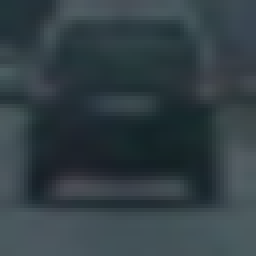
#> input picture training_images/vehicles/GTI_Far/image0049.png, 64 x 64 px (shown 4 times larger); its folder holds only this picture in this run
$ jupyter execute --allow-errors Detection.ipynb   (shell and % lines are left out)   (older library calls are emulated)
#> lines starting #> are read from the running program, lines starting #| are printed output that depends on the picture; after the words box and inside, x2 and y2 are one past the last pixel; in counts of white or black regions, pixels touching at a corner belong together
[cell 1]
import matplotlib.image as mpimg
import matplotlib.pyplot as plt
import numpy as np
import cv2
import glob
import time
from sklearn.svm import LinearSVC
from sklearn.preprocessing import StandardScaler
from skimage.feature import hog
from sklearn.model_selection import train_test_split
from scipy.ndimage.measurements import label

[cell 2]
#Helpers
car = glob.glob('training_images/vehicles/*/*.png')
not_car = glob.glob('training_images/non-vehicles/*/*.png')

def gray(img,gray=True):
    if gray == True:
        image = mpimg.imread(img[0])
        convert = cv2.cvtColor(image, cv2.COLOR_RGB2GRAY)
    else:
        image = cv2.imread(img[0])
        convert = cv2.cvtColor(image, cv2.COLOR_BGR2RGB)
    return convert

[cell 3]
def get_hog_features(img, orient, pix_per_cell, cell_per_block,
                        vis=False, feature_vec=True):
    # Call with two outputs if vis==True
    if vis == True:
        features, hog_image = hog(img, orientations=orient, pixels_per_cell=(pix_per_cell, pix_per_cell),
                                  cells_per_block=(cell_per_block, cell_per_block), block_norm= 'L2-Hys',
                                  transform_sqrt=True,
                                  visualise=vis, feature_vector=feature_vec)
        return features, hog_image
    # Otherwise call with one output
    else:
        features = hog(img, orientations=orient, pixels_per_cell=(pix_per_cell, pix_per_cell),
                       cells_per_block=(cell_per_block, cell_per_block), block_norm= 'L2-Hys',
                       transform_sqrt=True,
                       visualise=vis, feature_vector=feature_vec)
        return features

orient = 9
pix_per_cell = 8
cell_per_block = 2

img = gray(car, gray=True)
#> in gray, image is the input picture: shape (64, 64, 3) float32; mean R, G, B 0.199, 0.249, 0.271
img_show = gray(car,gray=False)
feat, hog = get_hog_features(img, orient, pix_per_cell, cell_per_block, vis=True, feature_vec=False)
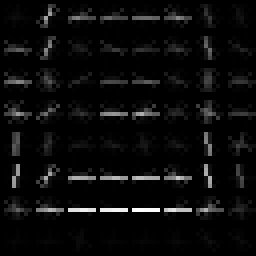
#> hog: shape (64, 64) float32 (shown 4 times larger); min 0, max 0.0619, mean 0.00272; drawn with min black and max white

fig = plt.subplots(figsize=(10, 10))
plt.subplot(121)
plt.imshow(img_show)
plt.title('Car Image')
plt.subplot(122)
plt.imshow(hog)
plt.title('Hog Image')
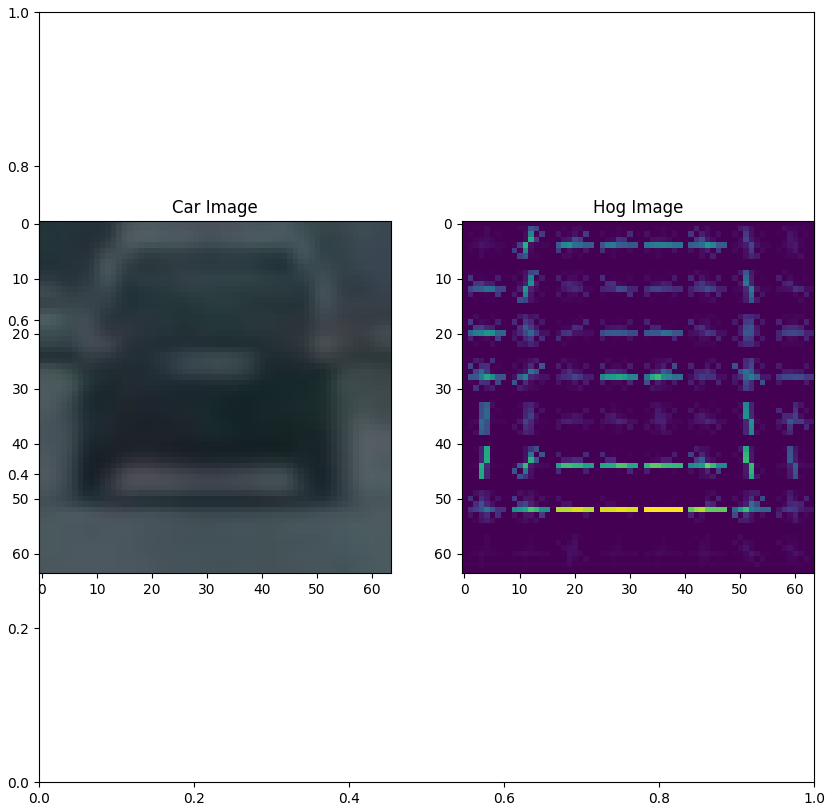
#> figure drawn by matplotlib, 2 panels

[cell 4]
def bin_spatial(img, size=(32, 32)):
    color1 = cv2.resize(img[:,:,0], size).ravel()
    color2 = cv2.resize(img[:,:,1], size).ravel()
    color3 = cv2.resize(img[:,:,2], size).ravel()
    return np.hstack((color1, color2, color3))

[cell 5]
def color_hist(img, nbins=32, bins_range=(0, 256)):
    # Compute the histogram of the color channels separately
    channel1_hist = np.histogram(img[:,:,0], bins=nbins, range=bins_range)
    channel2_hist = np.histogram(img[:,:,1], bins=nbins, range=bins_range)
    channel3_hist = np.histogram(img[:,:,2], bins=nbins, range=bins_range)
    # Concatenate the histograms into a single feature vector
    hist_features = np.concatenate((channel1_hist[0], channel2_hist[0], channel3_hist[0]))
    # Return the individual histograms, bin_centers and feature vector
    return hist_features

[cell 6]
def extract_features(imgs, cspace='RGB', spatial_size=(32, 32),
                     hist_bins=32, orient=9, pix_per_cell=8,
                     cell_per_block=2, hog_channel=0,
                     spatial_feat=True, hist_feat=True, hog_feat=True):
    # Create a list to append feature vectors to
    features = []
    # Iterate through the list of images
    for file in imgs:
        file_features = []
        # Read in each one by one
        image = mpimg.imread(file)
        # apply color conversion if other than 'RGB'
        if cspace != 'RGB':
            if cspace == 'HSV':
                feature_image = cv2.cvtColor(image, cv2.COLOR_RGB2HSV)
            elif cspace == 'LUV':
                feature_image = cv2.cvtColor(image, cv2.COLOR_RGB2LUV)
            elif cspace == 'HLS':
                feature_image = cv2.cvtColor(image, cv2.COLOR_RGB2HLS)
            elif cspace == 'YUV':
                feature_image = cv2.cvtColor(image, cv2.COLOR_RGB2YUV)
            elif cspace == 'YCrCb':
                feature_image = cv2.cvtColor(image, cv2.COLOR_RGB2YCrCb)
        else: feature_image = np.copy(image)

        if spatial_feat == True:
            # Apply bin_spatial() to get spatial color features
            spatial_features = bin_spatial(feature_image, size=spatial_size)
            file_features.append(spatial_features)
        if hist_feat == True:
            # Apply color_hist() also with a color space option now
            hist_features = color_hist(feature_image, nbins=hist_bins)
            file_features.append(hist_features)
        if hog_feat == True:
            # Call get_hog_features() with vis=False, feature_vec=True
            if hog_channel == 'ALL':
                hog_features = []
                for channel in range(feature_image.shape[2]):
                    hog_features.append(get_hog_features(feature_image[:,:,channel],
                                        orient, pix_per_cell, cell_per_block,
                                        vis=False, feature_vec=True))
                hog_features = np.ravel(hog_features)
            else:
                hog_features = get_hog_features(feature_image[:,:,hog_channel], orient,
                                                pix_per_cell, cell_per_block, vis=False,
                                                feature_vec=True)
            file_features.append(hog_features)
        # Append the new feature vector to the features list
        features.append(np.concatenate(file_features))
    # Return list of feature vectors
    return features

#> (the rest of this cell did not finish here and is left out)

#> in bin_spatial, `color1 = cv2.resize(img[:,:,0], size).ravel()`: color1 = 1024 values, max 0.325 at index 670, min 0.0765 at index 561, mean 0.199
#> in bin_spatial, `color2 = cv2.resize(img[:,:,1], size).ravel()`: color2 = 1024 values, max 0.368 at index 766, min 0.125 at index 653, mean 0.249
#> in bin_spatial, `color3 = cv2.resize(img[:,:,2], size).ravel()`: color3 = 1024 values, max 0.386 at index 669, min 0.139 at index 661, mean 0.271
#> in extract_features, `spatial_features = bin_spatial(feature_image, size=spatial_size)`: spatial_features = 3072 values, max 0.386 at index 2717, min 0.0765 at index 561, mean 0.24
#> in color_hist, `hist_features = np.concatenate((channel1_hist[0], channel2_hist[0], ch..`: hist_features = 96 values, max 4096 at index 0, min 0 at index 1, mean 128
notcar_features = extract_features(not_car, hog_feat=True)

X = np.vstack((car_features, notcar_features)).astype(np.float64)
# Fit a per-column scaler
X_scaler = StandardScaler().fit(X)
# Apply the scaler to X
scaled_X = X_scaler.transform(X)
car_img = gray(car,gray=False)
# Plot an example of raw and scaled features
fig = plt.figure(figsize=(12,4))
plt.subplot(131)
plt.imshow(car_img)
plt.title('Original Image')
plt.subplot(132)
plt.plot(X[0])
plt.title('Raw Features')
plt.subplot(133)
plt.plot(scaled_X[0])
plt.title('Normalized Features')

#> (a cell that did not finish here is left out)

notcar_features = extract_features(not_car, hog_feat=True)

t=time.time()
t2 = time.time()
print(round(t2-t, 2), 'Seconds to extract features...')
# Create an array stack of feature vectors
X = np.vstack((car_features, notcar_features)).astype(np.float64)
# Fit a per-column scaler
X_scaler = StandardScaler().fit(X)
# Apply the scaler to X
scaled_X = X_scaler.transform(X)

# Define the labels vector
y = np.hstack((np.ones(len(car_features)), np.zeros(len(notcar_features))))


# Split up data into randomized training and test sets
rand_state = np.random.randint(0, 100)
X_train, X_test, y_train, y_test = train_test_split(
    scaled_X, y, test_size=0.2, random_state=rand_state)

print('Using:',orient,'orientations',pix_per_cell,
    'pixels per cell and', cell_per_block,'cells per block')
print('Feature vector length:', len(X_train[0]))
# Use a linear SVC
svc = LinearSVC()
# Check the training time for the SVC
t=time.time()
svc.fit(X_train, y_train)
t2 = time.time()
print(round(t2-t, 2), 'Seconds to train SVC...')
# Check the score of the SVC
print('Test Accuracy of SVC = ', round(svc.score(X_test, y_test), 4))
# Check the prediction time for a single sample
t=time.time()
n_predict = 10
print('My SVC predicts: ', svc.predict(X_test[0:n_predict]))
print('For these',n_predict, 'labels: ', y_test[0:n_predict])
t2 = time.time()
print(round(t2-t, 5), 'Seconds to predict', n_predict,'labels with SVC')

#> (a cell that did not finish here is left out)

notcar_features = extract_features(not_car, spatial_feat=True, hist_feat=True)

t2 = time.time()
print(round(t2-t, 2), 'Seconds to extract features...')
# Create an array stack of feature vectors
X = np.vstack((car_features, notcar_features)).astype(np.float64)
# Fit a per-column scaler
X_scaler = StandardScaler().fit(X)
# Apply the scaler to X
scaled_X = X_scaler.transform(X)

# Define the labels vector
y = np.hstack((np.ones(len(car_features)), np.zeros(len(notcar_features))))


# Split up data into randomized training and test sets
rand_state = np.random.randint(0, 100)
X_train, X_test, y_train, y_test = train_test_split(
    scaled_X, y, test_size=0.2, random_state=rand_state)

print('Using:',orient,'orientations',pix_per_cell,
    'pixels per cell and', cell_per_block,'cells per block')
print('Feature vector length:', len(X_train[0]))
# Use a linear SVC
svc = LinearSVC()
# Check the training time for the SVC
t=time.time()
svc.fit(X_train, y_train)
t2 = time.time()
print(round(t2-t, 2), 'Seconds to train SVC...')
# Check the score of the SVC
print('Test Accuracy of SVC = ', round(svc.score(X_test, y_test), 4))
# Check the prediction time for a single sample
t=time.time()
n_predict = 10
print('My SVC predicts: ', svc.predict(X_test[0:n_predict]))
print('For these',n_predict, 'labels: ', y_test[0:n_predict])
t2 = time.time()
print(round(t2-t, 5), 'Seconds to predict', n_predict,'labels with SVC')

[cell 9]
# [45 lines left out: function single_img_features, not called in this run]

[cell 10]
def draw_boxes(img, bboxes, color=(0, 0, 255), thick=6):
    # Make a copy of the image
    imcopy = np.copy(img)
    # Iterate through the bounding boxes
    for bbox in bboxes:
        # Draw a rectangle given bbox coordinates
        cv2.rectangle(imcopy, bbox[0], bbox[1], color, thick)
    # Return the image copy with boxes drawn
    return imcopy

[cell 11]
def slide_window(img, x_start_stop=[None, None], y_start_stop=[None, None],
                    xy_window=(64, 64), xy_overlap=(0.5, 0.5)):
    # If x and/or y start/stop positions not defined, set to image size
    if x_start_stop[0] == None:
        x_start_stop[0] = 0
    if x_start_stop[1] == None:
        x_start_stop[1] = img.shape[1]
    if y_start_stop[0] == None:
        y_start_stop[0] = 0
    if y_start_stop[1] == None:
        y_start_stop[1] = img.shape[0]
    # Compute the span of the region to be searched
    xspan = x_start_stop[1] - x_start_stop[0]
    yspan = y_start_stop[1] - y_start_stop[0]
    # Compute the number of pixels per step in x/y
    nx_pix_per_step = np.int(xy_window[0]*(1 - xy_overlap[0]))
    ny_pix_per_step = np.int(xy_window[1]*(1 - xy_overlap[1]))
    # Compute the number of windows in x/y
    nx_buffer = np.int(xy_window[0]*(xy_overlap[0]))
    ny_buffer = np.int(xy_window[1]*(xy_overlap[1]))
    nx_windows = np.int((xspan-nx_buffer)/nx_pix_per_step)
    ny_windows = np.int((yspan-ny_buffer)/ny_pix_per_step)
    # Initialize a list to append window positions to
    window_list = []
    # Loop through finding x and y window positions
    # Note: you could vectorize this step, but in practice
    # you'll be considering windows one by one with your
    # classifier, so looping makes sense
    for ys in range(ny_windows):
        for xs in range(nx_windows):
            # Calculate window position
            startx = xs*nx_pix_per_step + x_start_stop[0]
            endx = startx + xy_window[0]
            starty = ys*ny_pix_per_step + y_start_stop[0]
            endy = starty + xy_window[1]
            # Append window position to list
            window_list.append(((startx, starty), (endx, endy)))
    return window_list

[cell 12]
read_img = mpimg.imread('test_images/test6.jpg')
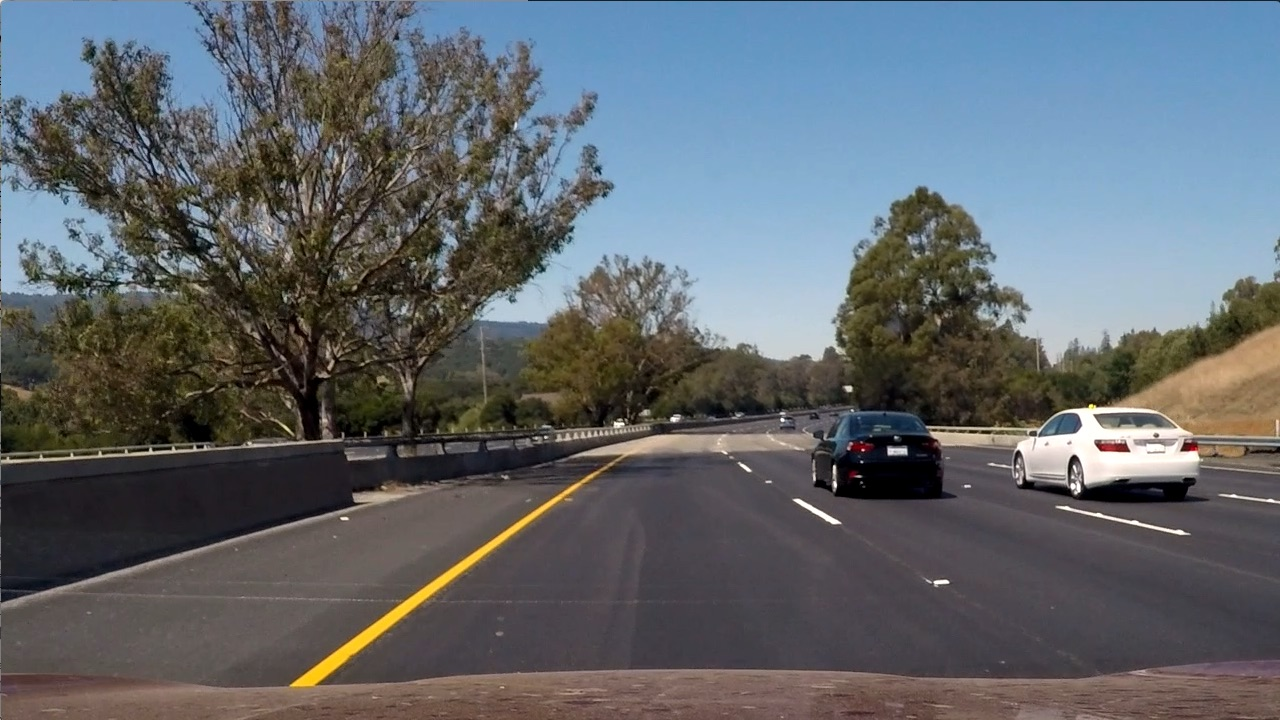
#> input picture test_images/test6.jpg, 1280 x 720 px
#> read_img is the input picture: shape (720, 1280, 3); mean R, G, B 97, 102.6, 107.9
windows = slide_window(read_img, x_start_stop=[None, None],
                        y_start_stop=[400, 656], #tune the parameters
                        xy_window=(64, 64),
                        xy_overlap=(0.5, 0.5))
#> windows = 273 items

window_img = draw_boxes(read_img, windows, color=(0, 0, 255), thick=6)
#> the loop in draw_boxes, `for bbox in bboxes:` made 273 passes
#> bbox on passes 1 to 3: ((0, 400), (64, 464)), ((32, 400), (96, 464)), ((64, 400), (128, 464))
#> after the loop in draw_boxes, `for bbox in bboxes:`:
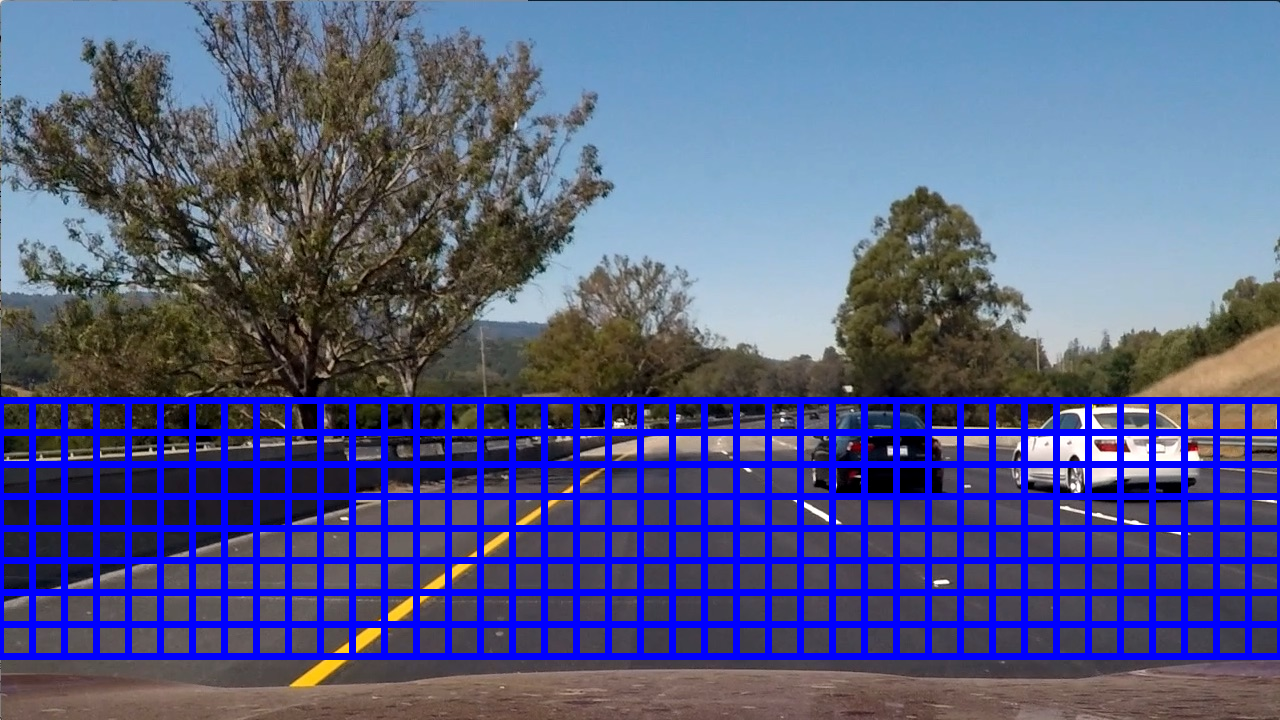
#> imcopy: shape (720, 1280, 3); 14.83% of pixels changed, all inside (x1, y1, x2, y2) = (0, 397, 1280, 660)
plt.imshow(window_img)
plt.title('Sliding Window Implementation')

[cell 13]
# [28 lines left out: function search_windows, not called in this run]

[cell 14]
### TODO: Tweak these parameters and see how the results change.
color_space = 'YCrCb' # Can be RGB, HSV, LUV, HLS, YUV, YCrCb
orient = 10  # HOG orientations
pix_per_cell = 8 # HOG pixels per cell
cell_per_block = 2 # HOG cells per block
hog_channel = 'ALL' # Can be 0, 1, 2, or "ALL"
spatial_size = (32, 32) # Spatial binning dimensions
hist_bins = 64   # Number of histogram bins
spatial_feat = True # Spatial features on or off
hist_feat = True # Histogram features on or off
hog_feat = True # HOG features on or off

#> (the rest of this cell did not finish here and is left out)

#> in extract_features (call 4), `feature_image = cv2.cvtColor(image, cv2.COLOR_RGB2YCrCb)`: feature_image: shape (64, 64, 3) float32; mean of channels 0, 1, 2 0.237, 0.473, 0.519
#> after the loop in extract_features, `for channel in range(feature_image.shape[2]):`: hog_features = []
notcar_features = extract_features(not_car, cspace=color_space,
                            spatial_size=spatial_size, hist_bins=hist_bins,
                            orient=orient, pix_per_cell=pix_per_cell,
                            cell_per_block=cell_per_block,
                            hog_channel=hog_channel,
                            spatial_feat=spatial_feat, hist_feat=hist_feat,
                            hog_feat=hog_feat)

X = np.vstack((car_features, notcar_features)).astype(np.float64)
# Fit a per-column scaler
X_scaler = StandardScaler().fit(X)
# Apply the scaler to X
scaled_X = X_scaler.transform(X)

# Define the labels vector
y = np.hstack((np.ones(len(car_features)), np.zeros(len(notcar_features))))

# Split up data into randomized training and test sets
#rand_state = np.random.randint(0, 100)
X_train, X_test, y_train, y_test = train_test_split(scaled_X, y, test_size=0.2,
                                                    random_state=rand_state)

print('Using:',orient,'orientations,',pix_per_cell,
    'pixels per cell and', cell_per_block,'cells per block')
print('Feature vector length:', len(X_train[0]))
# Use a linear SVC
svc = LinearSVC()
# Check the training time for the SVC
t=time.time()
svc.fit(X_train, y_train)
t2 = time.time()
print(round(t2-t, 2), 'Seconds to train SVC...')
# Check the score of the SVC
print('Test Accuracy of SVC = {0:.2f}%'.format(round(svc.score(X_test, y_test)*100, 4)))
# Check the prediction time for a single sample
t=time.time()

[cell 15]
read_search_img = mpimg.imread('test_images/test6.jpg')
draw_image = np.copy(read_search_img)
image = read_search_img.astype(np.float32)/255
#> image: shape (720, 1280, 3) float32

windows = slide_window(read_img, x_start_stop=[600, None],
                            y_start_stop=[400, 656], #tune the parameters
                            xy_window=(128,128),
                            xy_overlap=(.7,.7))
#> windows = 60 items

#> (the rest of this cell did not finish here and is left out)

[cell 16]
# [7 lines left out: function convert_color, not called in this run]

[cell 17]
# [75 lines left out: function find_cars, not called in this run]

[cell 18]
# [30 lines left out: functions add_heat, apply_threshold, draw_labeled_bboxes, not called in this run]

[cell 19]
# [41 lines left out: function pipeline, not called in this run]

#> (a cell that did not finish here is left out)

[cell 21]
from moviepy.editor import VideoFileClip
from IPython.display import HTML

[cell 22]
lines_output = 'test_1.mp4'
#> lines_output = 'test_1.mp4'
#> (the rest of this cell did not finish here and is left out)
